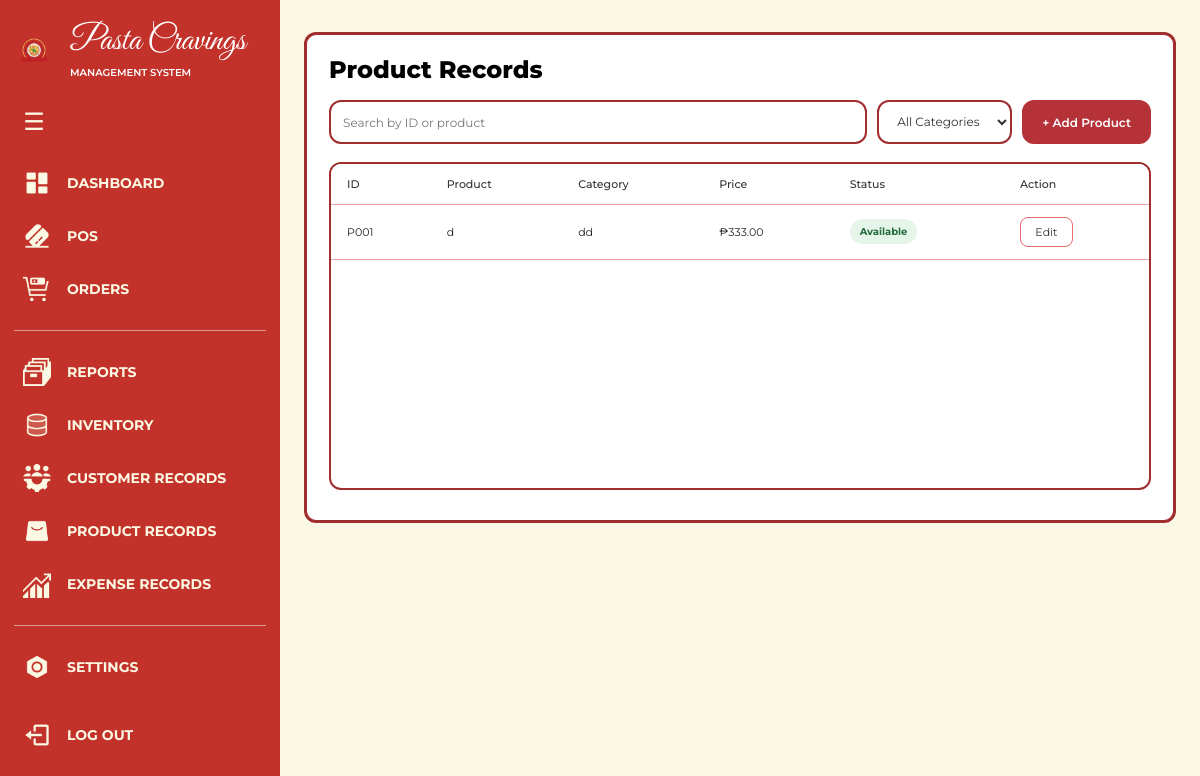
The page /products/ (signed in) on the database its author committed.
### apps/products/models.py (models this page shows, shortened)
class Product(models.Model):
    STATUS_CHOICES = [
        ("Available", "Available"),
        ("Unavailable", "Unavailable"),
    ]
    product = models.CharField(max_length=150)
    category = models.CharField(max_length=100)
    price = models.DecimalField(max_digits=10, decimal_places=2)
    status = models.CharField(
        max_length=20,
        choices=STATUS_CHOICES,
        default="Available"
    )
    created_at = models.DateTimeField(auto_now_add=True)

### apps/products/views.py (the view)
# urls.py: path("", views.product_view, name="product"),
@admin_required
def product_view(request):
    products_list = Product.objects.all().order_by("id")
    categories = (
        Product.objects.order_by("category")
        .values_list("category", flat=True)
        .distinct()
    )
    context = {
        "products": products_list,
        "categories": categories,
        "form": ProductForm(),
    }
    return render(request, "product_records.html", context)

### apps/products/forms.py
class ProductForm(forms.ModelForm):
    class Meta:
        model = Product
        fields = ["product", "category", "price", "status"]

### apps/accounts/views.py (called while the page is built)
def admin_required(view_func):
    return user_passes_test(
        lambda user: user.is_superuser,
        login_url="pos:pos"
    )(view_func)

### templates/product_records.html (shortened to what this page needs)
{% extends "base.html" %}
{% load static %}
{% block extra_css %}
<link rel="stylesheet" href="{% static 'css/customer_records.css' %}">
<link rel="stylesheet" href="{% static 'css/product_records.css' %}">
{% endblock %}
{% block navbar %}
    {% include "components/navbar_database.html" %}
{% endblock %}
{% block content %}
<div class="app">
    <main id="product-records">
        <section class="records-panel">
            <h1>Product Records</h1>
            <div class="toolbar">
                <label class="search-box">
                    <input
                        type="search"
                        id="productSearch"
                        placeholder="Search by ID or product"
                    >
                </label>
                <select id="categoryFilter" class="category-filter">
                    <option value="">All Categories</option>
                </select>
                <button class="add-button" id="openAddModalBtn" type="button">
                    + Add Product
                </button>
            </div>
            <div class="table-container">
                <div class="table-scroll">
                    <table aria-label="Product records">
                        <thead>
                            <tr>
                                <th>ID</th>
                                <th>Product</th>
                                <th>Category</th>
                                <th>Price</th>
                                <th>Status</th>
                                <th>Action</th>
                            </tr>
                        </thead>
                        <tbody id="productTableBody">
                            {% for item in products %}
                            <tr class="product-row">
                                <td data-search-id="{{ item.id }}">
                                    P{{ item.id|stringformat:"03d" }}
                                </td>
                                <td>{{ item.product }}</td>
                                <td>{{ item.category }}</td>
                                <td>₱{{ item.price|floatformat:2 }}</td>
                                <td>
                                    <span class="product-status
                                        {% if item.status == 'Available' %}available
                                        {% else %}unavailable{% endif %}">
                                        {{ item.status }}
                                    </span>
                                </td>
                                <td>
                                    <button
                                        type="button"
                                        class="edit-modal-btn"
                                        data-id="{{ item.id }}"
                                        data-product="{{ item.product }}"
                                        data-category="{{ item.category }}"
                                        data-price="{{ item.price }}"
                                        data-status="{{ item.status }}"
                                    >
                                        Edit
                                    </button>
                                </td>
                            </tr>
                            {% empty %}
                            <tr>
                                <td colspan="6" class="empty-message">
                                    No products registered yet.
                                </td>
                            </tr>
                            {% endfor %}
                        </tbody>
                    </table>
                </div>
            </div>
        </section>
    </main>
</div>
{% endblock %}

### static/css/customer_records.css (style rules this page uses)
:root { --customer-bg: #FBF9E4; --customer-red: #A02E2F; --customer-title: #B53238; --customer-text: #000; --customer-surface: #FFF; --customer-border: #E66C6C; --customer-muted: #6B6B6B; }
* { box-sizing: border-box; }
body { margin: 0; background: var(--customer-bg); }
.app { width: calc(100% - 78px); min-width: 0; margin-left: 78px; padding: 32px 24px 48px; color: var(--customer-text); font-family: "Montserrat", sans-serif; transition: width 0.35s ease, margin-left 0.35s ease; }
#customer-records, .records-panel { width: 100%; min-width: 0; }
.records-panel { display: flex; flex-direction: column; gap: 16px; min-height: 490px; padding: 20px 22px 30px; background: var(--customer-surface); border: 3px solid var(--customer-red); border-radius: 12px; }
.records-panel h1 { margin: 0; font-size: 24px; font-weight: 800; }
.toolbar { display: flex; align-items: center; gap: 10px; width: 100%; min-width: 0; margin-bottom: 2px; }
.search-box { display: flex; align-items: center; gap: 12px; flex: 1; min-width: 0; height: 44px; padding: 0 12px; background: var(--customer-surface); border: 2px solid var(--customer-red); border-radius: 12px; }
.search-box input { flex: 1; width: 100%; min-width: 0; height: 100%; padding: 0; color: var(--customer-text); font: 12px "Montserrat", sans-serif; background: transparent; border: none; outline: none; }
.search-box input::placeholder { color: #777; opacity: 1; }
.add-button { display: inline-flex; align-items: center; justify-content: center; gap: 8px; flex-shrink: 0; min-height: 44px; padding: 0 18px; color: #FFF; font: 600 12px "Montserrat", sans-serif; white-space: nowrap; cursor: pointer; background: var(--customer-title); border: 2px solid var(--customer-title); border-radius: 12px; transition: background 0.2s ease, transform 0.2s ease; }
.edit-modal-btn { min-width: 53px; padding: 7px 12px; color: #333; font: 11px "Montserrat", sans-serif; cursor: pointer; background: #FFF; border: 1px solid var(--customer-border); border-radius: 8px; transition: background 0.2s ease; }
.table-container { width: 100%; height: 328px; min-width: 0; overflow: hidden; background: var(--customer-surface); border: 2px solid var(--customer-red); border-radius: 12px; }
.table-scroll { width: 100%; height: 100%; overflow: auto; }
.table-scroll table { width: 100%; border-collapse: collapse; table-layout: auto; font: 11px "Montserrat", sans-serif; text-align: left; }
.table-scroll th, .table-scroll td { padding: 8px 16px; color: #222; vertical-align: middle; white-space: nowrap; border-bottom: 1px solid #F0A0A0; }
.table-scroll th { height: 40px; color: #333; font-weight: 500; background: #FFF; }
.table-scroll tbody tr { transition: background 0.2s ease; }
.table-scroll tbody tr:last-child td { border-bottom: 1px solid #F0A0A0; }

### static/css/product_records.css (style rules this page uses)
.category-filter { min-height: 44px; padding: 0 14px; border: 2px solid #A02E2F; border-radius: 12px; background: #fff; font: 12px "Montserrat", sans-serif; color: #333; cursor: pointer; }
.product-status { display: inline-block; padding: 6px 10px; border-radius: 20px; font-size: 10px; font-weight: 700; }
.product-status.available { color: #236B3B; background: #E5F5E9; }
#product-records .table-container { height: 328px; }
#product-records table { width: 100%; min-width: 650px; border-collapse: collapse; font: 11px "Montserrat", sans-serif; }
#product-records th, #product-records td { padding: 12px 16px; text-align: left; border-bottom: 1px solid #F0A0A0; }

### static/css/components/navbar_database.css (style rules this page uses)
* { box-sizing: border-box; }

### rows shown on the page
Product: id "001", product "d", category "dd", price "333.00", status "Available"
